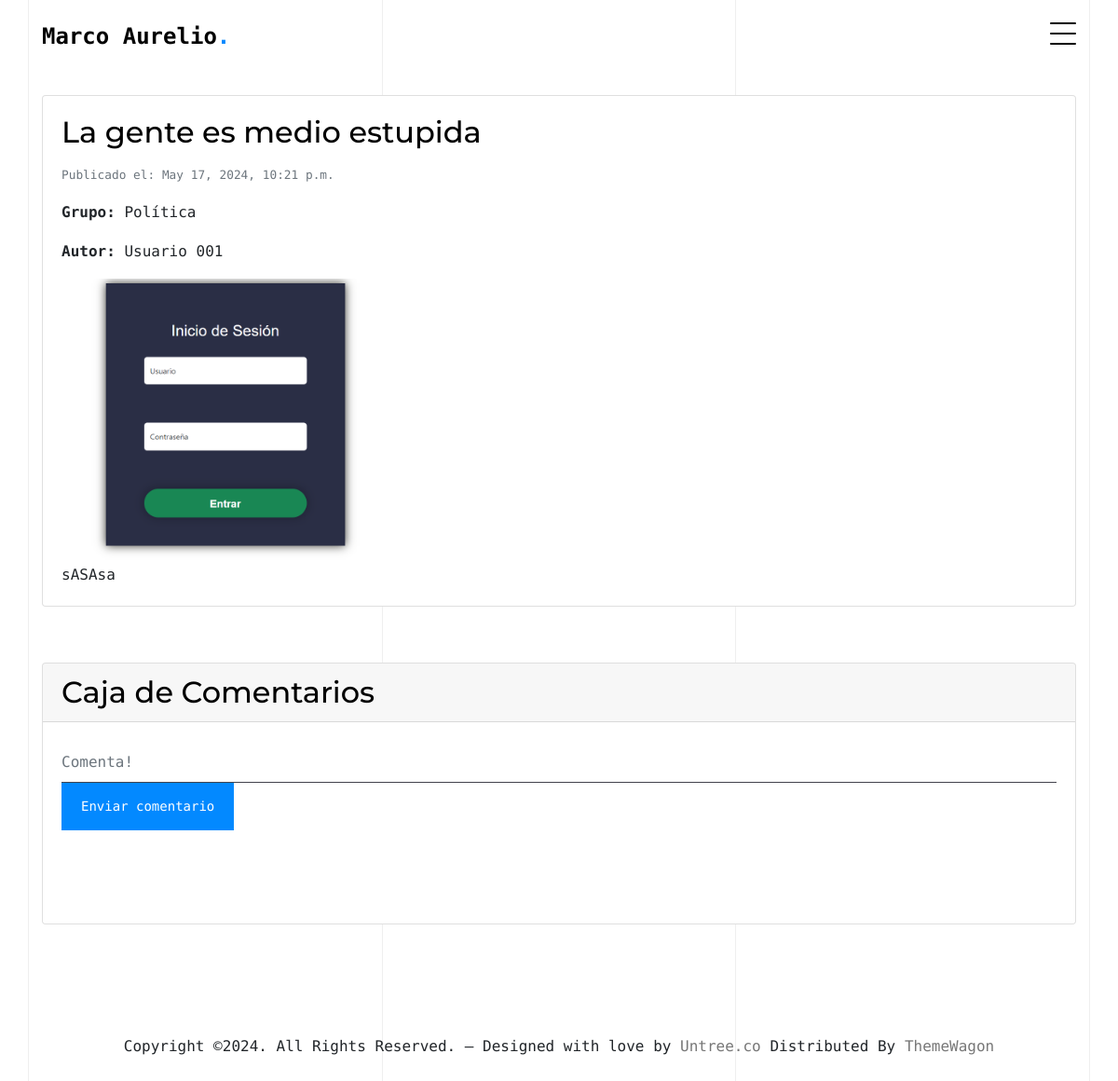
/full_noti/7, run on an earlier commit of the app's database.
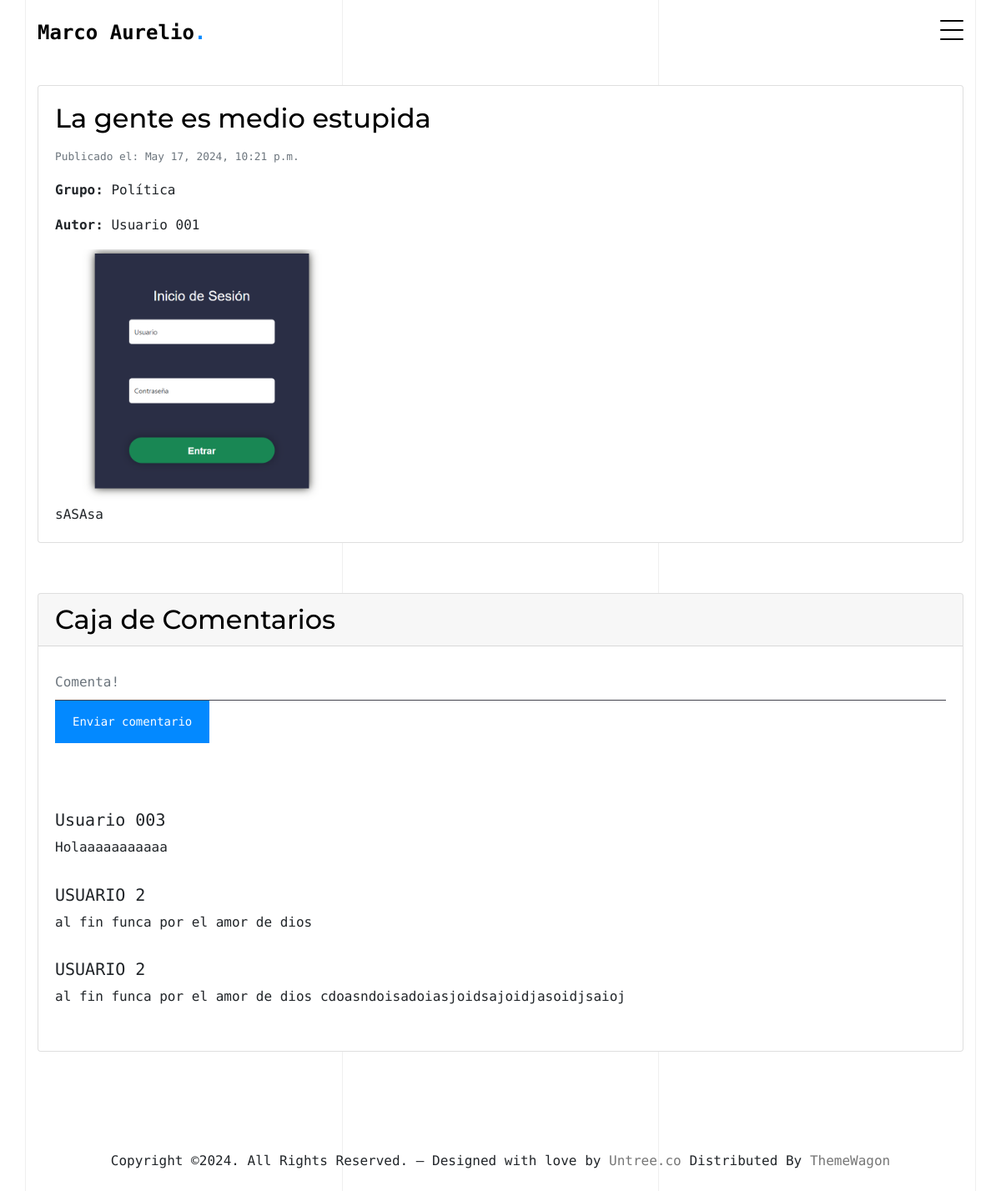
And on a later commit of the database.
### pagina_cms/models.py (models this page shows)
class comentarios(models.Model):
    cuerpo = models.CharField(max_length=200)
    fecha = models.DateTimeField(auto_now=True)
    visible = models.CharField(max_length=2, default='NO')
    autor = models.ForeignKey(usuarios, on_delete=models.RESTRICT)
    noticia = models.ForeignKey(noticias, on_delete=models.RESTRICT)

class usuarios(models.Model):
    nombre = models.CharField(max_length=255)
    usuario = models.CharField(max_length=25)
    clave = models.CharField(max_length=25)
    estado = models.CharField(max_length=25)
    nivel = models.CharField(max_length=25)

### pagina_cms/noticias.py (the view)
# urls.py: path('full_noti/<int:noticia_id>', noticias.ver_noticia_completa, name='fullnoti'),
def ver_noticia_completa(request, noticia_id):
    noticia = get_object_or_404(noticias, id=noticia_id)
    nivel_usuario = request.session.get('nivel_usuario')
    all_comment = comentarios.objects.filter(noticia=noticia)
    comentarios_visibles = []
    for comentario in all_comment:
        if comentario.visible == 'SI' or nivel_usuario == 'ADMINISTRADOR' or nivel_usuario == 'MODERADOR':
            comentarios_visibles.append(comentario)
    return render(request, 'noticia_full.html', {'noticia': noticia, 'nivel_usuario': nivel_usuario, 'comments': all_comment})

### pagina_cms/context_processors.py (called while the page is built)
def nivel_usuario(request):
    nivel_usuario = request.session.get('nivel_usuario', None)
    usuario_autenticado = request.session.get('usuario_autenticado', False)
    return {
        'nivel_usuario': nivel_usuario,
        'usuario_autenticado': usuario_autenticado,
    }

### pagina_cms/templates/noticia_full.html (shortened to what this page needs)
{% extends 'base.html' %}
{% block cuerpo %}
<div class="container">
    <br>
    <br>
    <br>
    <br>
    <div class="card">
        <div class="card-body">
            <h2 class="card-title" style="color: black;">{{ noticia.titulo }}</h2>
            <p class="card-text"><small class="text-muted">Publicado el: {{ noticia.fecha }}</small></p>
            <p class="card-text"><strong>Grupo:</strong> {{ noticia.grupo.grupo }}</p>
            <p class="card-text"><strong>Autor:</strong> {{ noticia.autor.nombre }}</p>
            {% if noticia.imagen %}
            <img src="{{ noticia.imagen.url }}" class="card-img-top" alt="Imagen de la noticia" style="max-width: 400px; height: auto;">
            {% endif %}
            <p class="card-text">{{ noticia.cuerpo }}</p>
        </div>
    </div>
    <div style="margin-top: 60px;" class="card">
        <h2 class="card-header" style="color: black;">Caja de Comentarios</h2>
        <div class="card-body">
            <form method="post" action="{% url 'enviar_comentario' noticia.id %}" style="margin-bottom: 80px;">
                <input type="text" name="cuerpo" class="form-control" placeholder="Comenta!" required>
                <button type="submit" class="btn btn-primary">Enviar comentario</button>
            </form>
            {% for comment in comments %}
    {% if comment.visible == 'SI' or nivel_usuario == 'ADMINISTRADOR' or nivel_usuario == 'MODERADOR' %}
        <div class="media" style="margin-bottom: 16px;">
            <div class="media-body">
                <h5 class="mt-0">{{ comment.autor.nombre }}</h5>
                <p>{{ comment.cuerpo }}</p>
            </div>
        </div>
    {% endif %}
{% endfor %}
        </div>
      </div>
</div>
{% endblock %}

What changed in the data, as far as the page shows it:
added comentarios: autor.nombre "Usuario 003", cuerpo "Holaaaaaaaaaaa"
added comentarios: autor.nombre "USUARIO 2", cuerpo "al fin funca por el amor de dios"
added comentarios: autor.nombre "USUARIO 2", cuerpo "al fin funca por el amor de dios cdoasndoisadoiasjoidsajoidjasoidjsaioj"
